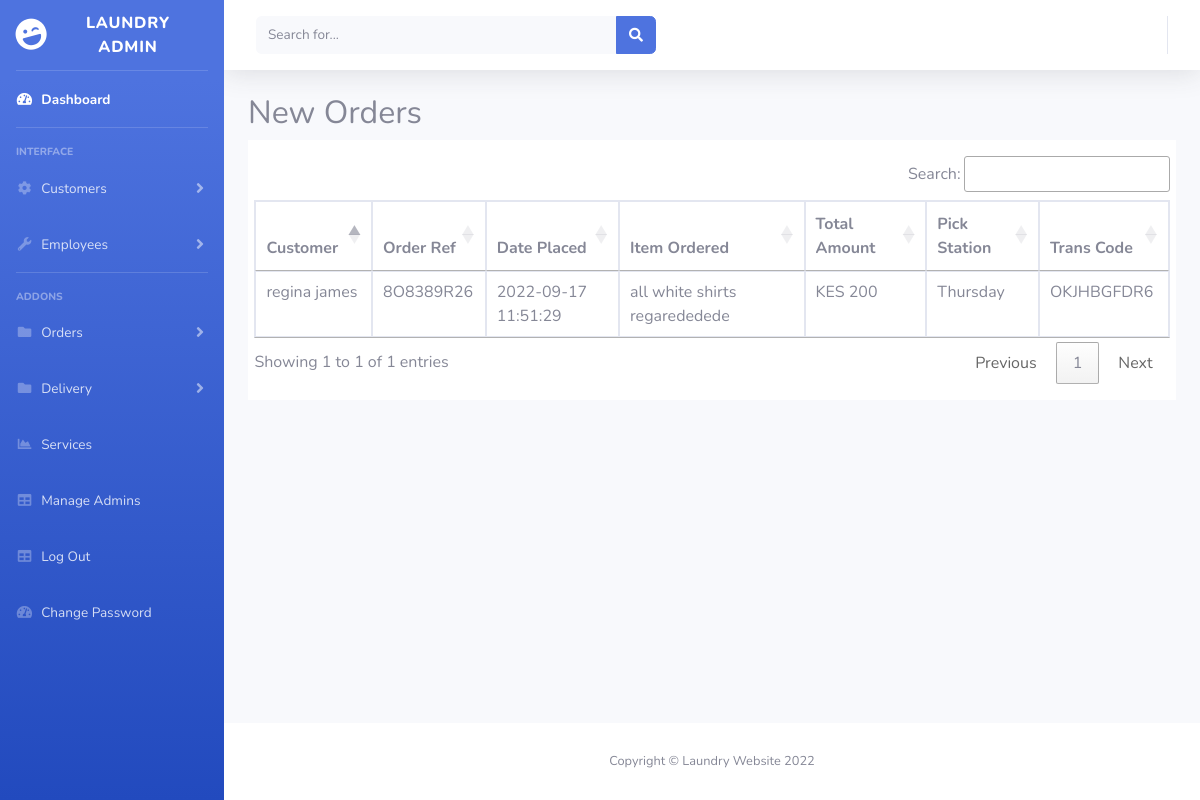
/main-admin/index.php (signed in), run on the app's committed database.
### tables this page shows
CREATE TABLE `customer` (
  `customer_id` int NOT NULL,
  `customer_name` varchar(30) DEFAULT NULL,
  `customer_email` varchar(30) DEFAULT NULL,
  `customer_phone_no` varchar(30) DEFAULT NULL
);

CREATE TABLE `payment` (
  `payment_id` int NOT NULL,
  `payment_amount` int DEFAULT NULL,
  `payment_date` datetime DEFAULT CURRENT_TIMESTAMP,
  `payment_mode` varchar(30) DEFAULT NULL,
  `payment_ref` varchar(30) DEFAULT NULL,
  `payment_order_id` int DEFAULT NULL
);

CREATE TABLE `customer_order` (
  `order_id` int NOT NULL,
  `order_ref` varchar(30) DEFAULT NULL,
  `order_date` datetime DEFAULT CURRENT_TIMESTAMP,
  `order_delivery_required` varchar(30) DEFAULT NULL,
  `order_delivery_location` varchar(30) DEFAULT NULL,
  `order_customer_id` int DEFAULT NULL,
  `order_status` varchar(50) DEFAULT 'pending'
);

CREATE TABLE `customer_order_items` (
  `item_id` int NOT NULL,
  `item_total_cost` varchar(30) DEFAULT NULL,
  `item_comments` varchar(30) DEFAULT NULL,
  `item_order_id` int DEFAULT NULL,
  `item_service_id` int DEFAULT NULL
);

### main-admin/index.php (the view, shortened to what this page needs)
<!DOCTYPE html>
<html lang="en">
<head>
    <link href="vendor/fontawesome-free/css/all.min.css" rel="stylesheet" type="text/css">
    <link href="css/sb-admin-2.min.css" rel="stylesheet">
    <link rel="stylesheet" href="https://cdn.datatables.net/1.12.1/css/jquery.dataTables.min.css">
    <link rel="stylesheet" href="https://cdn.datatables.net/buttons/2.2.3/css/buttons.dataTables.min.css">
</head>
<body id="page-top">
    <div id="wrapper">
        <?php include 'sidebar.php'; ?>
        <div id="content-wrapper" class="d-flex flex-column">
            <div id="content">
                <nav class="navbar navbar-expand navbar-light bg-white topbar mb-4 static-top shadow">
                    <form class="d-none d-sm-inline-block form-inline mr-auto ml-md-3 my-2 my-md-0 mw-100 navbar-search">
                        <div class="input-group">
                            <input type="text" class="form-control bg-light border-0 small" placeholder="Search for..." aria-label="Search" aria-describedby="basic-addon2">
                            <div class="input-group-append">
                                <button class="btn btn-primary" type="button">
                                    <i class="fas fa-search fa-sm"></i>
                                </button>
                            </div>
                        </div>
                    </form>
                    <ul class="navbar-nav ml-auto">
                    </ul>
                </nav>
                <div class="container-fluid">
                    <div class="row">
                        <div class="col-lg-12">
                            <h2 class="title-1 m-b-25">New  Orders</h2>
                            <div class="table-responsive table--no-card m-b-40" style="background-color: #fff;padding:1rem .4rem;">
                            <table class="table table-bordered" id="example">
                                    <thead>
                                        <tr>
                                            <th>Customer</th>
                                            <th>Order Ref</th>
                                            <th>Date Placed</th>
                                            <th>Item Ordered </th>
                                            <th>Total Amount </th>
                                            <th>Pick Station</th>
                                            <th>Trans Code</th>
                                        </tr>
                                    </thead>
                                    <tbody>
                                        <?php
                                        include 'db-connection.php';
                                        $data = "SELECT * FROM `customer_order` WHERE `order_status`='pending'";
                                        $query = mysqli_query($conn, $data);
                                        while ($fetch = mysqli_fetch_assoc($query)) {
                                            $customerid = $fetch['order_customer_id'];
                                            $orderid = $fetch['order_id'];
                                            $orderref = $fetch['order_ref'];
                                            $orderdate = $fetch['order_date'];
                                            $ordertown = $fetch['order_delivery_required'];
                                            $itemdata = "SELECT * FROM `customer_order_items` WHERE `item_order_id`='$orderid'";
                                            $queryitemdata = mysqli_query($conn, $itemdata);
                                            while ($queryfetch = mysqli_fetch_assoc($queryitemdata)) {
                                        $comments = $queryfetch['item_comments'];
                                            }
                                            $customerdata = "SELECT * FROM `customer` WHERE `customer_id`='$customerid'";
                                            $querycustomerdata= mysqli_query($conn, $customerdata);
                                            while ($queryfcustomerdatafetch = mysqli_fetch_assoc($querycustomerdata)) {
                                                $customerprofile = $queryfcustomerdatafetch['customer_name'];
                                            }
                                            $paydata = "SELECT * FROM `payment` WHERE `payment_order_id`='$orderid'";
                                            $querypay = mysqli_query($conn, $paydata);
                                            while ($queryfetch = mysqli_fetch_assoc($querypay)) {
                                                $payment = $queryfetch['payment_amount'];
                                                $paycode = $queryfetch['payment_ref'];
                                                echo "
                                                <tr>
                                                <td>$customerprofile</td>
                                                <td>$orderref</td>
                                                <td>$orderdate</td>
                                                <td>$comments</td>
                                                 <td>KES $payment</td>
                                                 <td>$ordertown</td>
                                                 <td class='text-uppercase'>$paycode</td>
                                            </tr>
                                                ";
                                            }
                                        }
                                        ?>
                                    </tbody>
                                </table>
                            </div>
                        </div>
                    </div>
                </div>
            </div>
            <footer class="sticky-footer bg-white">
                <div class="container my-auto">
                    <div class="copyright text-center my-auto">
                        <span>Copyright &copy; Laundry Website 2022</span>
                    </div>
                </div>
            </footer>
        </div>
    </div>
</body>
</html>

### data on the page
payment: payment_order.order_ref "8O8389R26", payment_order.order_date "2022-09-17 11:51:29", payment_amount "200", payment_order.order_delivery_required "Thursday", payment_ref "OKJHBGFDR6"
customer: customer_name "regina james"
customer_order_items: item_comments "all white shirts regarededede"
